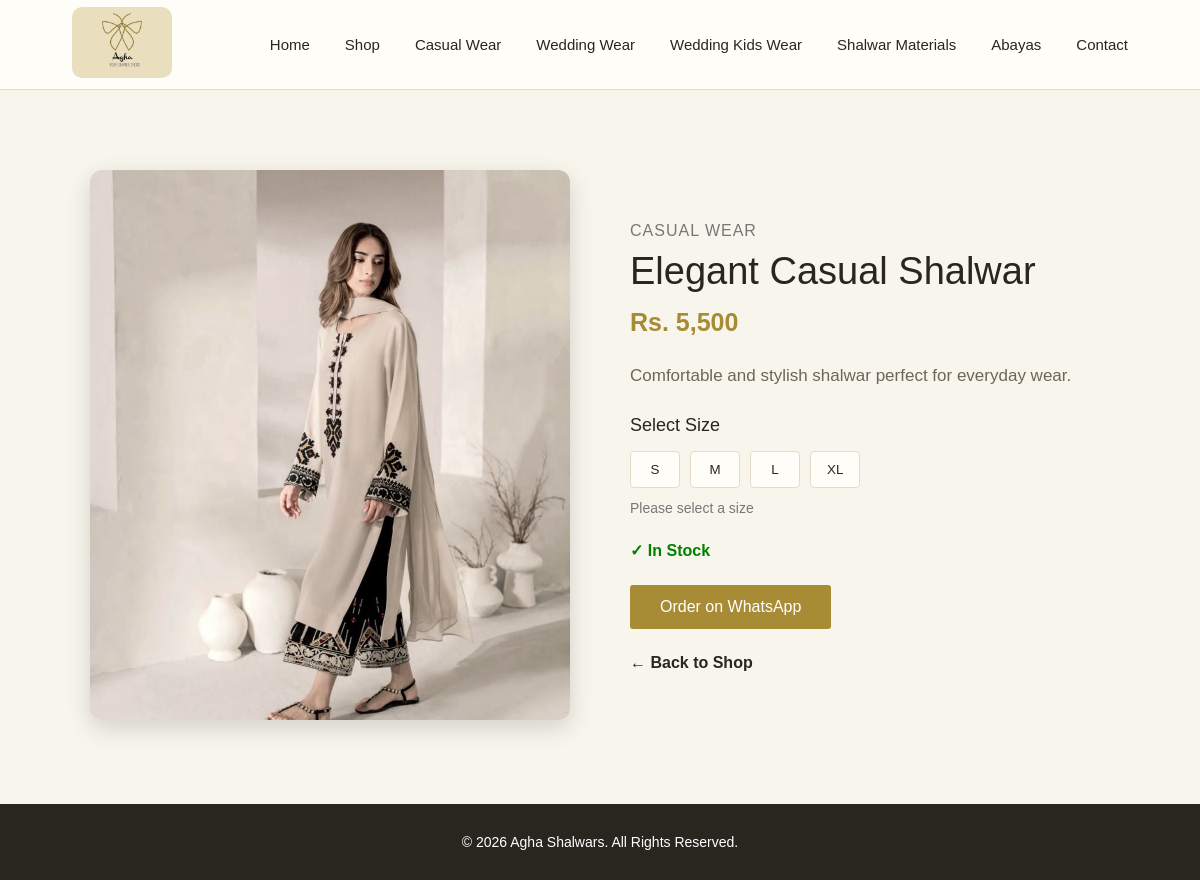
Page /product/1 on the committed database.
### tables this page shows
CREATE TABLE products (
    id INTEGER PRIMARY KEY AUTOINCREMENT,
    name TEXT NOT NULL,
    category TEXT NOT NULL,
    price REAL NOT NULL,
    description TEXT,
    image TEXT NOT NULL,
    sizes TEXT,
    stock INTEGER DEFAULT 1
);

### app.py (the view)
@app.route("/product/<int:product_id>")
def product_details(product_id):
    connection = get_db_connection()
    product = connection.execute(
        "SELECT * FROM products WHERE id = ?",
        (product_id,)
    ).fetchone()
    connection.close()
    if product is None:
        return "Product not found", 404
    return render_template(
        "product_details.html",
        product=product
    )

### app.py (called while the page is built)
def get_db_connection():
    connection = sqlite3.connect("shop.db")
    connection.row_factory = sqlite3.Row
    return connection

### templates/product_details.html (shortened to what this page needs)
<!DOCTYPE html>
<html lang="en">
<head>
    <link rel="stylesheet"
          href="{{ url_for('static', filename='style.css') }}">
</head>
<body>
    <nav class="navbar">
        <a href="{{ url_for('home') }}">
            <img src="{{ url_for('static', filename='images/logo.jpeg') }}"
                 alt="Agha Shalwars Logo"
                 class="logo">
        </a>
        <ul class="nav-links" id="navLinks">
            <li>
                <a href="{{ url_for('home') }}">
                    Home
                </a>
            </li>
            <li>
                <a href="{{ url_for('shop') }}">
                    Shop
                </a>
            </li>
            <li>
                <a href="{{ url_for('casual_wear') }}">
                    Casual Wear
                </a>
            </li>
            <li>
                <a href="{{ url_for('wedding_wear') }}">
                    Wedding Wear
                </a>
            </li>
            <li>
                <a href="{{ url_for('wedding_kids_wear') }}">
                    Wedding Kids Wear
                </a>
            </li>
            <li>
                <a href="{{ url_for('shalwar_materials') }}">
                    Shalwar Materials
                </a>
            </li>
            <li>
                <a href="{{ url_for('abayas') }}">
                    Abayas
                </a>
            </li>
            <li>
                <a href="{{ url_for('contact') }}">
                    Contact
                </a>
            </li>
        </ul>
    </nav>
    <section class="product-details">
        <div class="product-details-image">
            <img src="{{ url_for('static', filename=product['image']) }}"
                 alt="{{ product['name'] }}">
        </div>
        <div class="product-details-info">
            <p class="product-category">
                {{ product['category'] }}
            </p>
            <h1>
                {{ product['name'] }}
            </h1>
            <p class="price">
                Rs. {{ "{:,.0f}".format(product['price']) }}
            </p>
            <p class="description">
                {{ product['description'] }}
            </p>
            {% if product['sizes'] %}
            <div class="size-selection">
                <h3>
                    Select Size
                </h3>
                <div class="size-options">
                    {% for size in product['sizes'].split(',') %}
                    <button
                        type="button"
                        class="size-btn"
                        onclick="selectSize(this, '{{ size }}')">
                        {{ size }}
                    </button>
                    {% endfor %}
                </div>
                <p id="selected-size">
                    Please select a size
                </p>
            </div>
            {% endif %}
            {% if product['stock'] > 0 %}
            <p class="stock available">
                ✓ In Stock
            </p>
            <a id="whatsapp-button"
               href="#"
               class="btn"
               target="_blank"
               onclick="orderOnWhatsApp(event)">
                Order on WhatsApp
            </a>
            {% else %}
            <p class="stock unavailable">
                ✕ Out of Stock
            </p>
            {% endif %}
            <br>
            <a href="{{ url_for('shop') }}"
               class="back-to-shop">
                ← Back to Shop
            </a>
        </div>
    </section>
    <footer class="footer">
        <p>
            © 2026 Agha Shalwars. All Rights Reserved.
        </p>
    </footer>
</body>
</html>

### static/style.css (style rules this page uses)
* { margin: 0; padding: 0; box-sizing: border-box; }
body { font-family: Arial, sans-serif; background-color: #f8f5ed; color: #29251f; }
.navbar { width: 100%; height: 90px; display: flex; align-items: center; justify-content: space-between; padding: 0 6%; background-color: #fffdf8; border-bottom: 1px solid #e5dcc7; position: relative; }
.logo { width: 100px; height: auto; z-index: 1001; border-radius: 10px; margin-right: auto; }
.nav-links { display: flex; list-style: none; gap: 35px; }
.nav-links a { text-decoration: none; color: #29251f; font-size: 15px; transition: 0.3s; }
.btn { display: inline-block; padding: 13px 30px; background-color: #a88b35; color: white; text-decoration: none; border-radius: 3px; transition: 0.3s; }
.footer { text-align: center; padding: 30px; background-color: #29251f; color: white; }
.footer p { font-size: 14px; }
.price { font-size: 18px; font-weight: bold; margin-bottom: 12px; color: #a88b35; }
.description { color: #777; line-height: 1.6; margin-bottom: 20px; font-size: 14px; }
.product-details { width: 85%; max-width: 1100px; margin: 80px auto; display: flex; gap: 60px; align-items: center; }
.product-details-image { flex: 1; text-align: center; }
.product-details-image img { width: 100%; max-width: 500px; height: 550px; object-fit: cover; border-radius: 12px; box-shadow: 0 8px 25px rgba(0, 0, 0, 0.15); }
.product-details-info { flex: 1; }
.product-category { font-size: 16px; color: #777; margin-bottom: 10px; text-transform: uppercase; letter-spacing: 1px; }
.product-details-info h1 { font-size: 38px; margin-bottom: 15px; color: #29251f; font-weight: 400; }
.product-details-info .price { font-size: 25px; font-weight: bold; margin-bottom: 25px; color: #a88b35; }
.product-details-info .description { font-size: 17px; line-height: 1.7; margin-bottom: 25px; color: #6d665a; }
.stock { font-weight: bold; margin-bottom: 25px; }
.available { color: green; }
.back-to-shop { display: inline-block; margin-top: 25px; text-decoration: none; color: #29251f; font-weight: bold; }
.size-selection { margin: 25px 0; }
.size-selection h3 { font-size: 18px; font-weight: 500; margin-bottom: 15px; }
.size-options { display: flex; gap: 10px; flex-wrap: wrap; }
.size-btn { min-width: 50px; padding: 10px 16px; background-color: #fffdf8; color: #29251f; border: 1px solid #e5dcc7; border-radius: 4px; cursor: pointer; transition: 0.3s; }
#selected-size { margin-top: 12px; color: #777; font-size: 14px; }

### rows in the picture
products: image (picture), category "CASUAL WEAR", name "Elegant Casual Shalwar", price "5,500", description "Comfortable and stylish shalwar perfect for everyday wear."

### other values in the picture
{{ size }} "S" "M" "L" "XL"
